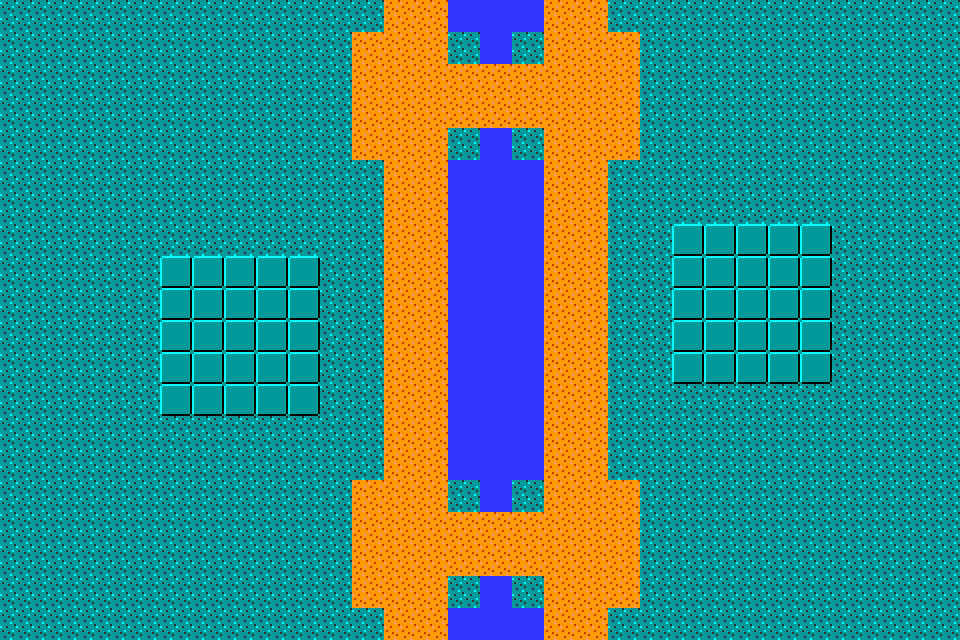

This game map was drawn from its Tiled (.tmx) file and the tilesets committed beside it. A one-line description and the full map source follow:
An orthogonal 30x20 tile map with 32x32 px tiles, 2 tile layers (Floor, Top), 2 tilesets.

<map version="1.0" orientation="orthogonal" renderorder="right-down" width="30" height="20" tilewidth="32" tileheight="32" nextobjectid="1">
 <tileset firstgid="1" name="floor" tilewidth="32" tileheight="32" tilecount="2">
  <tile id="0">
   <image width="32" height="32" source="../Sprites/Floor1.png" />
  </tile>
  <tile id="1">
   <image width="32" height="32" source="../Sprites/Water1.png" />
  </tile>
 </tileset>
 <tileset firstgid="3" name="top" tilewidth="32" tileheight="32" tilecount="4">
  <tile id="0">
   <image width="32" height="32" source="../Sprites/Gems1.png" />
  </tile>
  <tile id="1">
   <image width="32" height="32" source="../Sprites/Gold1.png" />
  </tile>
  <tile id="2">
   <image width="32" height="32" source="../Sprites/Wall1.png" />
  </tile>
  <tile id="3">
   <image width="32" height="32" source="../Sprites/Transparent.png" />
  </tile>
 </tileset>
 <layer name="Floor" width="30" height="20">
  <data encoding="csv">
1,1,1,1,1,1,1,1,1,1,1,1,1,1,2,2,2,1,1,1,1,1,1,1,1,1,1,1,1,1,
1,1,1,1,1,1,1,1,1,1,1,1,1,1,1,2,1,1,1,1,1,1,1,1,1,1,1,1,1,1,
1,1,1,1,1,1,1,1,1,1,1,1,1,1,1,1,1,1,1,1,1,1,1,1,1,1,1,1,1,1,
1,1,1,1,1,1,1,1,1,1,1,1,1,1,1,1,1,1,1,1,1,1,1,1,1,1,1,1,1,1,
1,1,1,1,1,1,1,1,1,1,1,1,1,1,1,2,1,1,1,1,1,1,1,1,1,1,1,1,1,1,
1,1,1,1,1,1,1,1,1,1,1,1,1,1,2,2,2,1,1,1,1,1,1,1,1,1,1,1,1,1,
1,1,1,1,1,1,1,1,1,1,1,1,1,1,2,2,2,1,1,1,1,1,1,1,1,1,1,1,1,1,
1,1,1,1,1,1,1,1,1,1,1,1,1,1,2,2,2,1,1,1,1,1,1,1,1,1,1,1,1,1,
1,1,1,1,1,1,1,1,1,1,1,1,1,1,2,2,2,1,1,1,1,1,1,1,1,1,1,1,1,1,
1,1,1,1,1,1,1,1,1,1,1,1,1,1,2,2,2,1,1,1,1,1,1,1,1,1,1,1,1,1,
1,1,1,1,1,1,1,1,1,1,1,1,1,1,2,2,2,1,1,1,1,1,1,1,1,1,1,1,1,1,
1,1,1,1,1,1,1,1,1,1,1,1,1,1,2,2,2,1,1,1,1,1,1,1,1,1,1,1,1,1,
1,1,1,1,1,1,1,1,1,1,1,1,1,1,2,2,2,1,1,1,1,1,1,1,1,1,1,1,1,1,
1,1,1,1,1,1,1,1,1,1,1,1,1,1,2,2,2,1,1,1,1,1,1,1,1,1,1,1,1,1,
1,1,1,1,1,1,1,1,1,1,1,1,1,1,2,2,2,1,1,1,1,1,1,1,1,1,1,1,1,1,
1,1,1,1,1,1,1,1,1,1,1,1,1,1,1,2,1,1,1,1,1,1,1,1,1,1,1,1,1,1,
1,1,1,1,1,1,1,1,1,1,1,1,1,1,1,1,1,1,1,1,1,1,1,1,1,1,1,1,1,1,
1,1,1,1,1,1,1,1,1,1,1,1,1,1,1,1,1,1,1,1,1,1,1,1,1,1,1,1,1,1,
1,1,1,1,1,1,1,1,1,1,1,1,1,1,1,2,1,1,1,1,1,1,1,1,1,1,1,1,1,1,
1,1,1,1,1,1,1,1,1,1,1,1,1,1,2,2,2,1,1,1,1,1,1,1,1,1,1,1,1,1
</data>
 </layer>
 <layer name="Top" width="30" height="20">
  <data encoding="csv">
5,5,5,5,5,5,5,5,5,5,5,5,4,4,6,6,6,4,4,5,5,5,5,5,5,5,5,5,5,5,
5,5,5,5,5,5,5,5,5,5,5,4,4,4,5,6,5,4,4,4,5,5,5,5,5,5,5,5,5,5,
5,5,5,5,5,5,5,5,5,5,5,4,4,4,4,4,4,4,4,4,5,5,5,5,5,5,5,5,5,5,
5,5,5,5,5,5,5,5,5,5,5,4,4,4,4,4,4,4,4,4,5,5,5,5,5,5,5,5,5,5,
5,5,5,5,5,5,5,5,5,5,5,4,4,4,5,6,5,4,4,4,5,5,5,5,5,5,5,5,5,5,
5,5,5,5,5,5,5,5,5,5,5,5,4,4,6,6,6,4,4,5,5,5,5,5,5,5,5,5,5,5,
5,5,5,5,5,5,5,5,5,5,5,5,4,4,6,6,6,4,4,5,5,5,5,5,5,5,5,5,5,5,
5,5,5,5,5,5,5,5,5,5,5,5,4,4,6,6,6,4,4,5,5,6,6,6,6,6,5,5,5,5,
5,5,5,5,5,6,6,6,6,6,5,5,4,4,6,6,6,4,4,5,5,6,6,6,6,6,5,5,5,5,
5,5,5,5,5,6,6,6,6,6,5,5,4,4,6,6,6,4,4,5,5,6,6,6,6,6,5,5,5,5,
5,5,5,5,5,6,6,6,6,6,5,5,4,4,6,6,6,4,4,5,5,6,6,6,6,6,5,5,5,5,
5,5,5,5,5,6,6,6,6,6,5,5,4,4,6,6,6,4,4,5,5,6,6,6,6,6,5,5,5,5,
5,5,5,5,5,6,6,6,6,6,5,5,4,4,6,6,6,4,4,5,5,5,5,5,5,5,5,5,5,5,
5,5,5,5,5,5,5,5,5,5,5,5,4,4,6,6,6,4,4,5,5,5,5,5,5,5,5,5,5,5,
5,5,5,5,5,5,5,5,5,5,5,5,4,4,6,6,6,4,4,5,5,5,5,5,5,5,5,5,5,5,
5,5,5,5,5,5,5,5,5,5,5,4,4,4,5,6,5,4,4,4,5,5,5,5,5,5,5,5,5,5,
5,5,5,5,5,5,5,5,5,5,5,4,4,4,4,4,4,4,4,4,5,5,5,5,5,5,5,5,5,5,
5,5,5,5,5,5,5,5,5,5,5,4,4,4,4,4,4,4,4,4,5,5,5,5,5,5,5,5,5,5,
5,5,5,5,5,5,5,5,5,5,5,4,4,4,5,6,5,4,4,4,5,5,5,5,5,5,5,5,5,5,
5,5,5,5,5,5,5,5,5,5,5,5,4,4,6,6,6,4,4,5,5,5,5,5,5,5,5,5,5,5
</data>
 </layer>
</map>